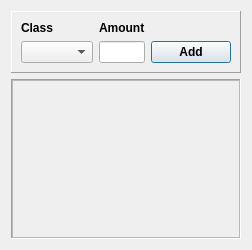
<?xml version="1.0" encoding="UTF-8"?>
<ui version="4.0">
 <class>Dialog</class>
 <widget class="QDialog" name="Dialog">
  <property name="geometry">
   <rect>
    <x>0</x>
    <y>0</y>
    <width>250</width>
    <height>250</height>
   </rect>
  </property>
  <property name="minimumSize">
   <size>
    <width>0</width>
    <height>0</height>
   </size>
  </property>
  <property name="maximumSize">
   <size>
    <width>16777215</width>
    <height>16777215</height>
   </size>
  </property>
  <property name="windowTitle">
   <string>Dialog</string>
  </property>
  <layout class="QVBoxLayout" name="verticalLayout" stretch="2,8">
   <item>
    <widget class="QFrame" name="frame">
     <property name="frameShape">
      <enum>QFrame::Panel</enum>
     </property>
     <property name="frameShadow">
      <enum>QFrame::Raised</enum>
     </property>
     <layout class="QGridLayout" name="gridLayout" rowstretch="5,5" columnstretch="8,1,1">
      <item row="0" column="0">
       <widget class="QLabel" name="label">
        <property name="font">
         <font>
          <pointsize>9</pointsize>
          <weight>75</weight>
          <bold>true</bold>
         </font>
        </property>
        <property name="text">
         <string>Class</string>
        </property>
       </widget>
      </item>
      <item row="0" column="1">
       <widget class="QLabel" name="label_2">
        <property name="font">
         <font>
          <pointsize>9</pointsize>
          <weight>75</weight>
          <bold>true</bold>
         </font>
        </property>
        <property name="text">
         <string>Amount</string>
        </property>
       </widget>
      </item>
      <item row="1" column="0">
       <widget class="QComboBox" name="comboBox"/>
      </item>
      <item row="1" column="1">
       <widget class="QLineEdit" name="lineEdit"/>
      </item>
      <item row="1" column="2">
       <widget class="QPushButton" name="addButton">
        <property name="font">
         <font>
          <weight>75</weight>
          <bold>true</bold>
         </font>
        </property>
        <property name="text">
         <string>Add</string>
        </property>
       </widget>
      </item>
     </layout>
    </widget>
   </item>
   <item>
    <widget class="QFrame" name="frame_2">
     <property name="frameShape">
      <enum>QFrame::Panel</enum>
     </property>
     <property name="frameShadow">
      <enum>QFrame::Sunken</enum>
     </property>
     <layout class="QGridLayout" name="gridLayout_2">
      <property name="leftMargin">
       <number>0</number>
      </property>
      <property name="topMargin">
       <number>0</number>
      </property>
      <property name="rightMargin">
       <number>0</number>
      </property>
      <property name="bottomMargin">
       <number>0</number>
      </property>
      <item row="0" column="0">
       <widget class="QScrollArea" name="scrollArea">
        <property name="horizontalScrollBarPolicy">
         <enum>Qt::ScrollBarAlwaysOff</enum>
        </property>
        <property name="widgetResizable">
         <bool>true</bool>
        </property>
        <widget class="QWidget" name="scrollAreaWidgetContents">
         <property name="geometry">
          <rect>
           <x>0</x>
           <y>0</y>
           <width>228</width>
           <height>159</height>
          </rect>
         </property>
         <layout class="QVBoxLayout" name="verticalLayout_2"/>
        </widget>
       </widget>
      </item>
     </layout>
    </widget>
   </item>
  </layout>
 </widget>
 <resources/>
 <connections/>
</ui>
